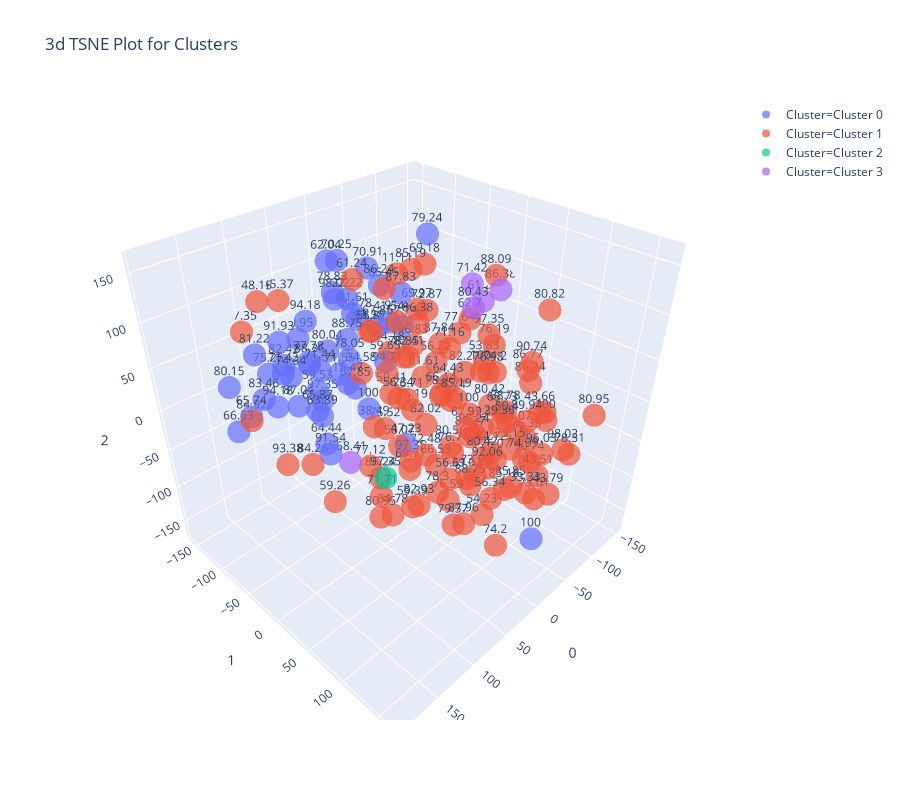

Notebook code for this chart:
### Code cell
plot_model(kmeans, plot = 'tsne',label=True,feature = 'stringency_index')
